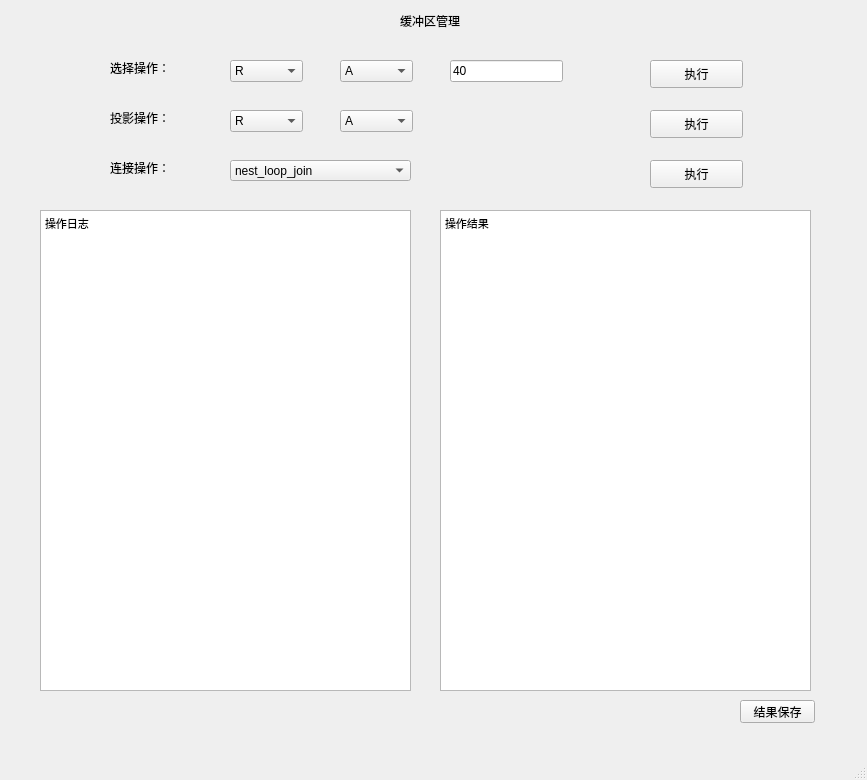
<?xml version="1.0" encoding="UTF-8"?>
<ui version="4.0">
 <class>MainWindow</class>
 <widget class="QMainWindow" name="MainWindow">
  <property name="geometry">
   <rect>
    <x>0</x>
    <y>0</y>
    <width>867</width>
    <height>780</height>
   </rect>
  </property>
  <property name="windowTitle">
   <string>MainWindow</string>
  </property>
  <widget class="QWidget" name="centralwidget">
   <widget class="QLabel" name="label">
    <property name="geometry">
     <rect>
      <x>400</x>
      <y>10</y>
      <width>91</width>
      <height>21</height>
     </rect>
    </property>
    <property name="text">
     <string>缓冲区管理</string>
    </property>
   </widget>
   <widget class="QLabel" name="label_2">
    <property name="geometry">
     <rect>
      <x>110</x>
      <y>60</y>
      <width>81</width>
      <height>16</height>
     </rect>
    </property>
    <property name="text">
     <string>选择操作：</string>
    </property>
   </widget>
   <widget class="QComboBox" name="sel1">
    <property name="geometry">
     <rect>
      <x>230</x>
      <y>60</y>
      <width>73</width>
      <height>22</height>
     </rect>
    </property>
    <item>
     <property name="text">
      <string>R</string>
     </property>
    </item>
    <item>
     <property name="text">
      <string>S</string>
     </property>
    </item>
   </widget>
   <widget class="QComboBox" name="sel2">
    <property name="geometry">
     <rect>
      <x>340</x>
      <y>60</y>
      <width>73</width>
      <height>22</height>
     </rect>
    </property>
    <item>
     <property name="text">
      <string>A</string>
     </property>
    </item>
    <item>
     <property name="text">
      <string>B</string>
     </property>
    </item>
    <item>
     <property name="text">
      <string>C</string>
     </property>
    </item>
    <item>
     <property name="text">
      <string>D</string>
     </property>
    </item>
   </widget>
   <widget class="QLineEdit" name="sel3">
    <property name="geometry">
     <rect>
      <x>450</x>
      <y>60</y>
      <width>113</width>
      <height>22</height>
     </rect>
    </property>
    <property name="text">
     <string>40</string>
    </property>
   </widget>
   <widget class="QPushButton" name="selexe">
    <property name="geometry">
     <rect>
      <x>650</x>
      <y>60</y>
      <width>93</width>
      <height>28</height>
     </rect>
    </property>
    <property name="text">
     <string>执行</string>
    </property>
   </widget>
   <widget class="QLabel" name="label_3">
    <property name="geometry">
     <rect>
      <x>110</x>
      <y>110</y>
      <width>81</width>
      <height>16</height>
     </rect>
    </property>
    <property name="text">
     <string>投影操作：</string>
    </property>
   </widget>
   <widget class="QComboBox" name="proj1">
    <property name="geometry">
     <rect>
      <x>230</x>
      <y>110</y>
      <width>73</width>
      <height>22</height>
     </rect>
    </property>
    <item>
     <property name="text">
      <string>R</string>
     </property>
    </item>
    <item>
     <property name="text">
      <string>S</string>
     </property>
    </item>
   </widget>
   <widget class="QComboBox" name="proj2">
    <property name="geometry">
     <rect>
      <x>340</x>
      <y>110</y>
      <width>73</width>
      <height>22</height>
     </rect>
    </property>
    <item>
     <property name="text">
      <string>A</string>
     </property>
    </item>
    <item>
     <property name="text">
      <string>B</string>
     </property>
    </item>
    <item>
     <property name="text">
      <string>C</string>
     </property>
    </item>
    <item>
     <property name="text">
      <string>D</string>
     </property>
    </item>
   </widget>
   <widget class="QPushButton" name="projexe">
    <property name="geometry">
     <rect>
      <x>650</x>
      <y>110</y>
      <width>93</width>
      <height>28</height>
     </rect>
    </property>
    <property name="text">
     <string>执行</string>
    </property>
   </widget>
   <widget class="QLabel" name="label_4">
    <property name="geometry">
     <rect>
      <x>110</x>
      <y>160</y>
      <width>81</width>
      <height>16</height>
     </rect>
    </property>
    <property name="text">
     <string>连接操作：</string>
    </property>
   </widget>
   <widget class="QComboBox" name="join1">
    <property name="geometry">
     <rect>
      <x>230</x>
      <y>160</y>
      <width>181</width>
      <height>21</height>
     </rect>
    </property>
    <item>
     <property name="text">
      <string>nest_loop_join</string>
     </property>
    </item>
    <item>
     <property name="text">
      <string>sort_merge_join</string>
     </property>
    </item>
    <item>
     <property name="text">
      <string>hash_join</string>
     </property>
    </item>
   </widget>
   <widget class="QPushButton" name="joinexe">
    <property name="geometry">
     <rect>
      <x>650</x>
      <y>160</y>
      <width>93</width>
      <height>28</height>
     </rect>
    </property>
    <property name="text">
     <string>执行</string>
    </property>
   </widget>
   <widget class="QTextEdit" name="log">
    <property name="geometry">
     <rect>
      <x>40</x>
      <y>210</y>
      <width>371</width>
      <height>481</height>
     </rect>
    </property>
    <property name="readOnly">
     <bool>true</bool>
    </property>
    <property name="html">
     <string>&lt;!DOCTYPE HTML PUBLIC &quot;-//W3C//DTD HTML 4.0//EN&quot; &quot;http://www.w3.org/TR/REC-html40/strict.dtd&quot;&gt;
&lt;html&gt;&lt;head&gt;&lt;meta name=&quot;qrichtext&quot; content=&quot;1&quot; /&gt;&lt;style type=&quot;text/css&quot;&gt;
p, li { white-space: pre-wrap; }
&lt;/style&gt;&lt;/head&gt;&lt;body style=&quot; font-family:'MS Shell Dlg 2'; font-size:8.25pt; font-weight:400; font-style:normal;&quot;&gt;
&lt;p style=&quot; margin-top:0px; margin-bottom:0px; margin-left:0px; margin-right:0px; -qt-block-indent:0; text-indent:0px;&quot;&gt;操作日志&lt;/p&gt;
&lt;p style=&quot;-qt-paragraph-type:empty; margin-top:0px; margin-bottom:0px; margin-left:0px; margin-right:0px; -qt-block-indent:0; text-indent:0px;&quot;&gt;&lt;br /&gt;&lt;/p&gt;&lt;/body&gt;&lt;/html&gt;</string>
    </property>
   </widget>
   <widget class="QTextEdit" name="res">
    <property name="geometry">
     <rect>
      <x>440</x>
      <y>210</y>
      <width>371</width>
      <height>481</height>
     </rect>
    </property>
    <property name="readOnly">
     <bool>true</bool>
    </property>
    <property name="html">
     <string>&lt;!DOCTYPE HTML PUBLIC &quot;-//W3C//DTD HTML 4.0//EN&quot; &quot;http://www.w3.org/TR/REC-html40/strict.dtd&quot;&gt;
&lt;html&gt;&lt;head&gt;&lt;meta name=&quot;qrichtext&quot; content=&quot;1&quot; /&gt;&lt;style type=&quot;text/css&quot;&gt;
p, li { white-space: pre-wrap; }
&lt;/style&gt;&lt;/head&gt;&lt;body style=&quot; font-family:'MS Shell Dlg 2'; font-size:8.25pt; font-weight:400; font-style:normal;&quot;&gt;
&lt;p style=&quot; margin-top:0px; margin-bottom:0px; margin-left:0px; margin-right:0px; -qt-block-indent:0; text-indent:0px;&quot;&gt;操作结果&lt;/p&gt;&lt;/body&gt;&lt;/html&gt;</string>
    </property>
   </widget>
   <widget class="QPushButton" name="save">
    <property name="geometry">
     <rect>
      <x>740</x>
      <y>700</y>
      <width>75</width>
      <height>23</height>
     </rect>
    </property>
    <property name="text">
     <string>结果保存</string>
    </property>
   </widget>
  </widget>
  <widget class="QMenuBar" name="menubar">
   <property name="geometry">
    <rect>
     <x>0</x>
     <y>0</y>
     <width>867</width>
     <height>21</height>
    </rect>
   </property>
  </widget>
  <widget class="QStatusBar" name="statusbar"/>
 </widget>
 <resources/>
 <connections/>
</ui>
